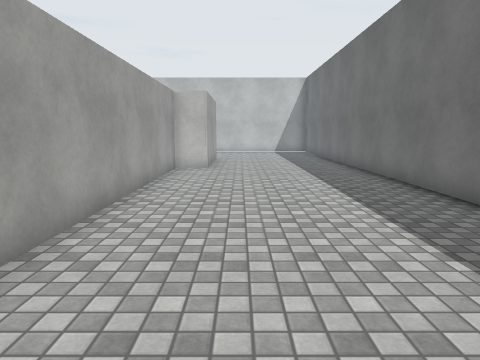
View 1 (above)

23 first-person views from a walk through a Unity game level. The camera is 1.4 m above the floor, tilts 8° down and sees 70° across. The floor is counted in squares, 1 m on a side. Each view is taken from the middle of a square. On the plan, view 1 faces up. The plan holds only what a view shows up to about 15 squares ahead; the rest is blank. Door leaves are left out, so doorways stand open. Surface patterns are stand-ins for the level's own textures.

View 2
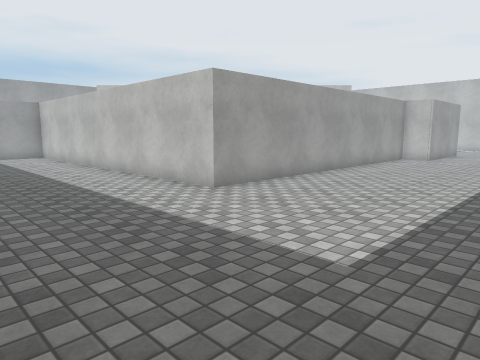

View 3
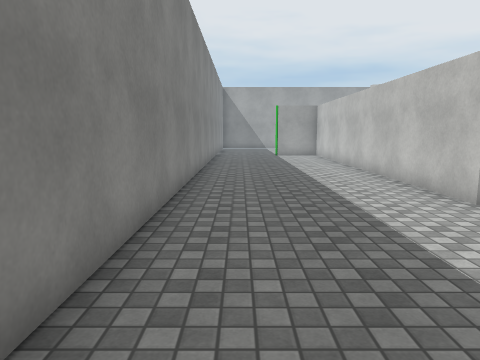

View 4
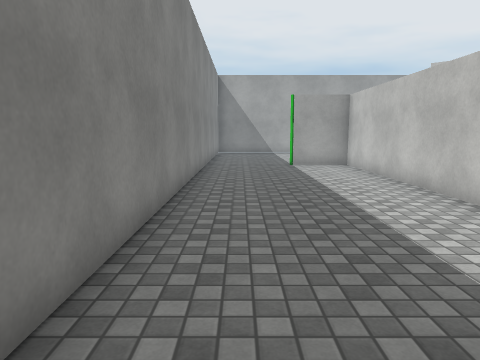

View 5
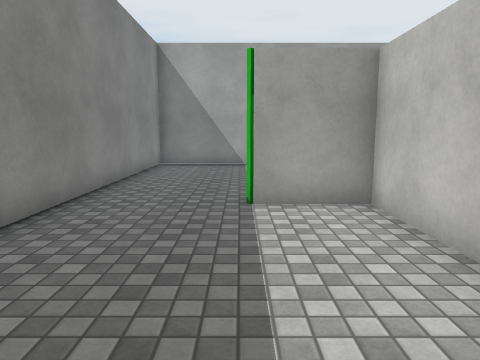

View 6
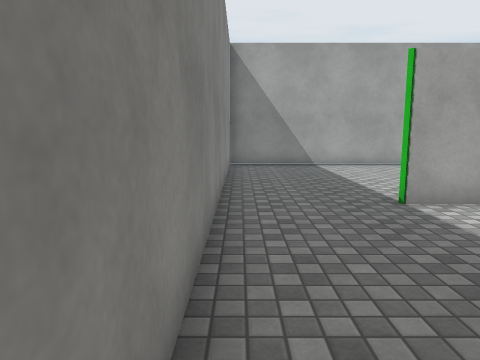

View 7
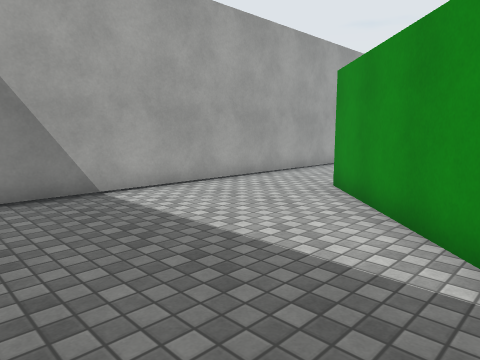

View 8
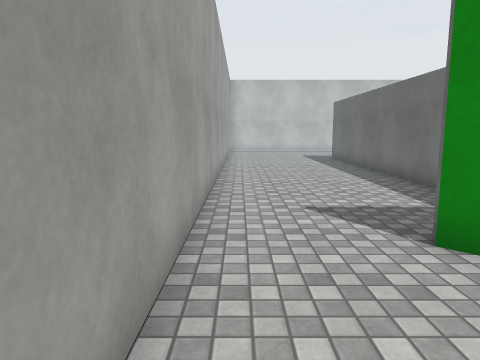

View 9
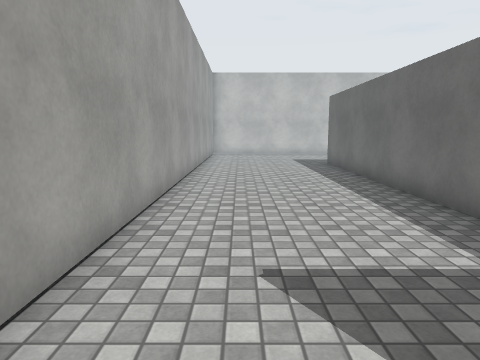

View 10
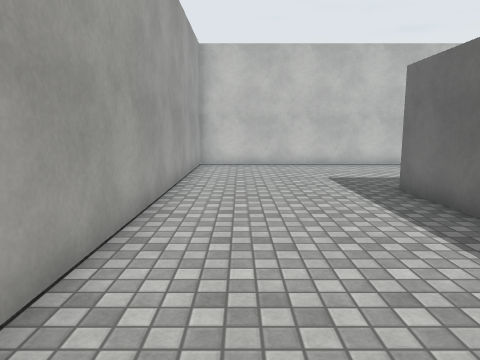

View 11
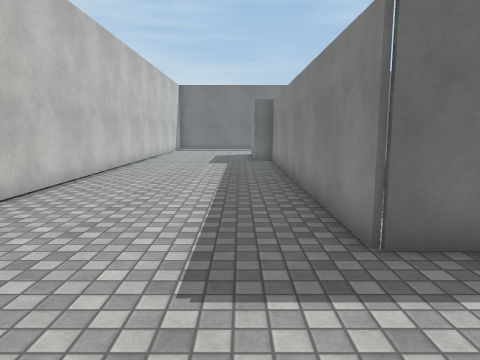

View 12
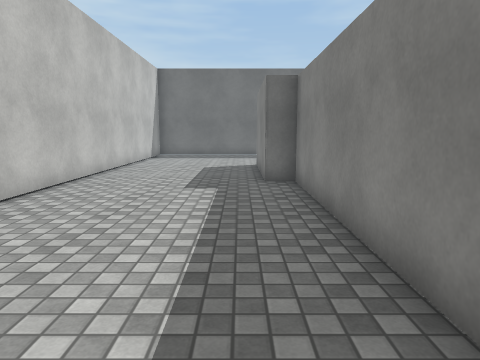

View 13
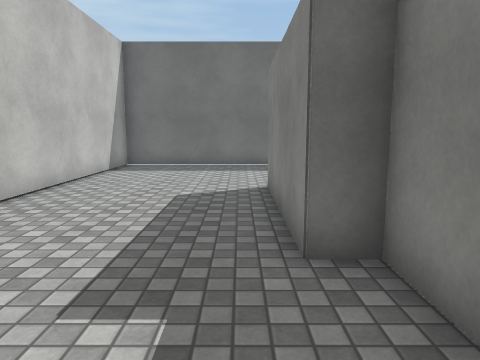

View 14
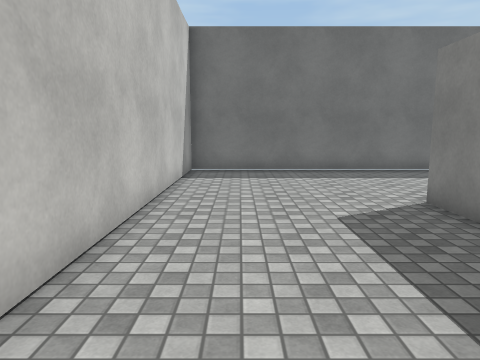

View 15
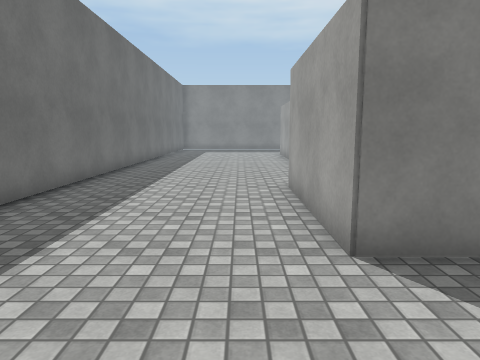

View 16
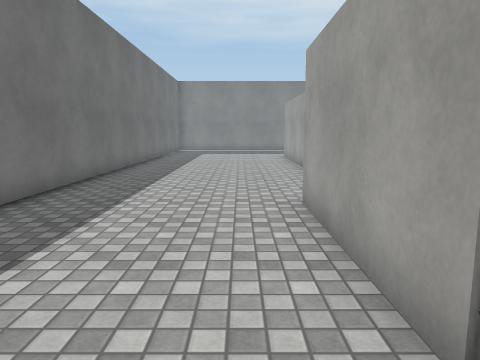

View 17
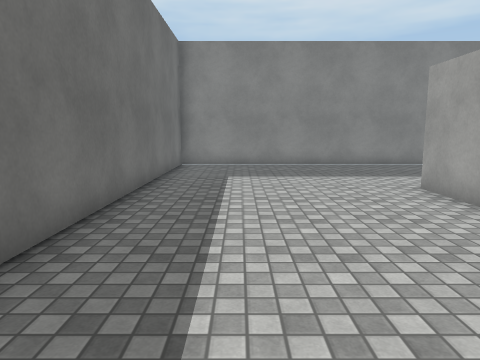

View 18
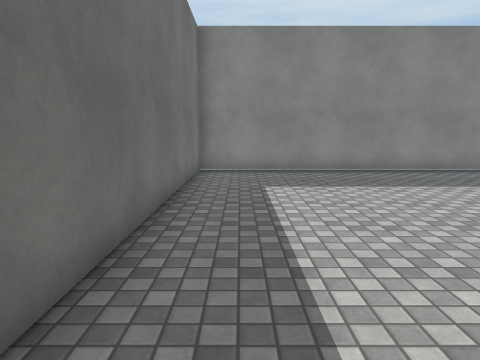

View 19
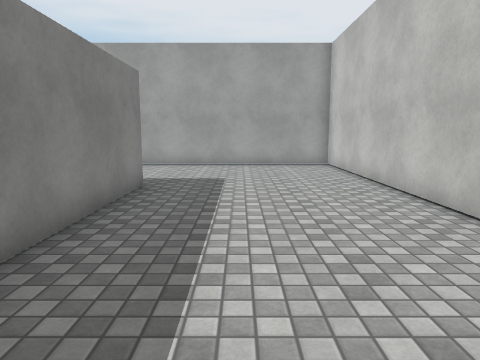

View 20
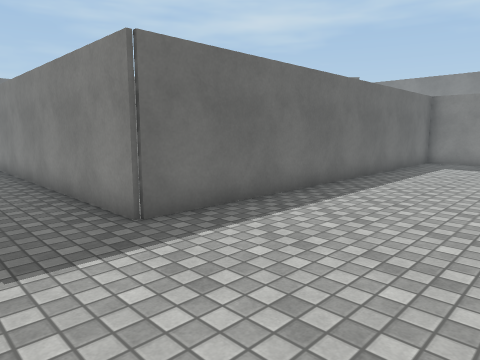

View 21
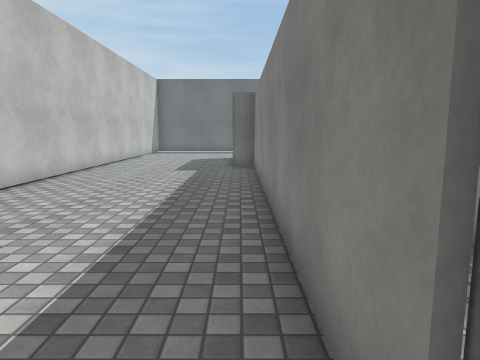

View 22
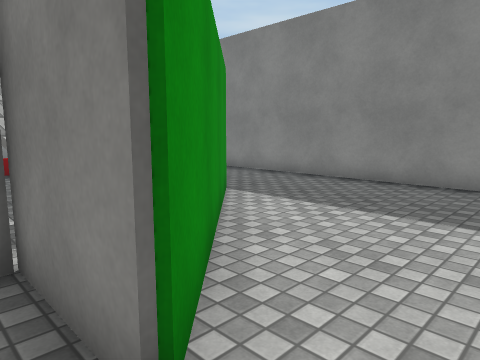

View 23
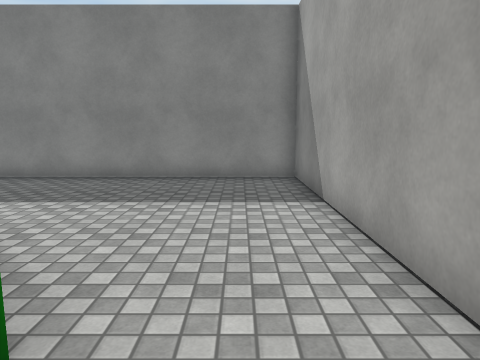

### Floor plan
Points are (right, up) in squares from view 1. A wall is a line through its corners. A room is listed if a view was taken in it or the views show most of it. See-through windows are left out.
Room 1 (views 1, 2, 3, 4, 5, 6, 7, 8, 9, 10, 11, 12, 13, 14, 15, 16, 17, 18, 19, 20, 21, 22, 23)
walls: (-2.5, 13.2) (-2.5, 0.6) (-16.6, 0.6) (-16.6, -1.9) (-21.7, 3.2) (-19.1, 3.2) (-19.1, 17.4) (-6.4, 17.4) (-6.4, 18.3) (-1.3, 18.3) (-1.3, 13.2) (-2.5, 13.2); (4.5, -5.4) (4.5, 23.8) (-24.7, 23.8) (-24.7, -5.4) (4.5, -5.4)

Positions as (right, up) in squares from view 1, and headings:
1: (0, 0), facing up
2: (4, -5), facing up-left
3: (4, -4), facing left
4: (-2, -4), facing left
5: (-10, -2), facing left
6: (-10, -5), facing left
7: (-17, -5), facing up-left
8: (-24, -1), facing up
9: (-23, 2), facing up
10: (-23, 9), facing up
11: (-23, 19), facing right
12: (-16, 19), facing right
13: (-10, 19), facing right
14: (-8, 22), facing right
15: (0, 22), facing down
16: (0, 20), facing down
17: (2, 9), facing down
18: (3, 7), facing down
19: (-10, 20), facing left
20: (-24, 20), facing down-right
21: (-20, 18), facing right
22: (-23, 4), facing down-right
23: (-23, 5), facing down
